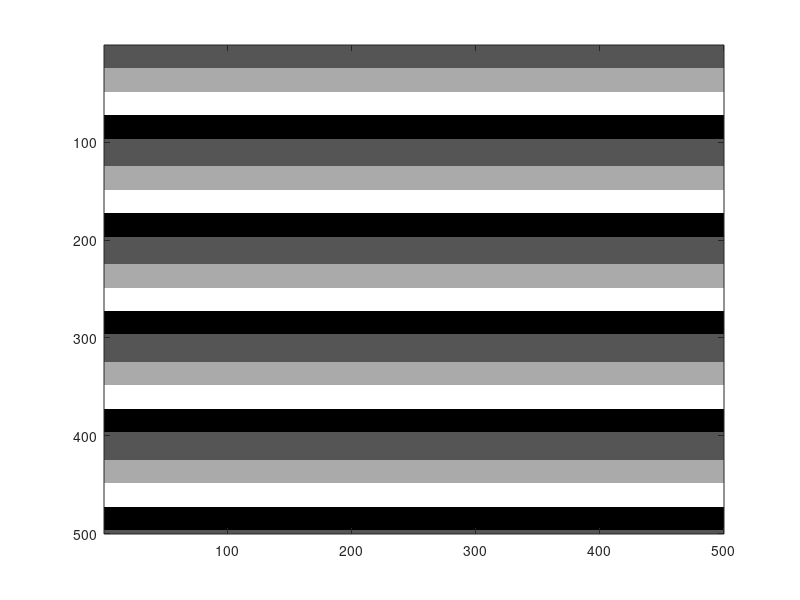
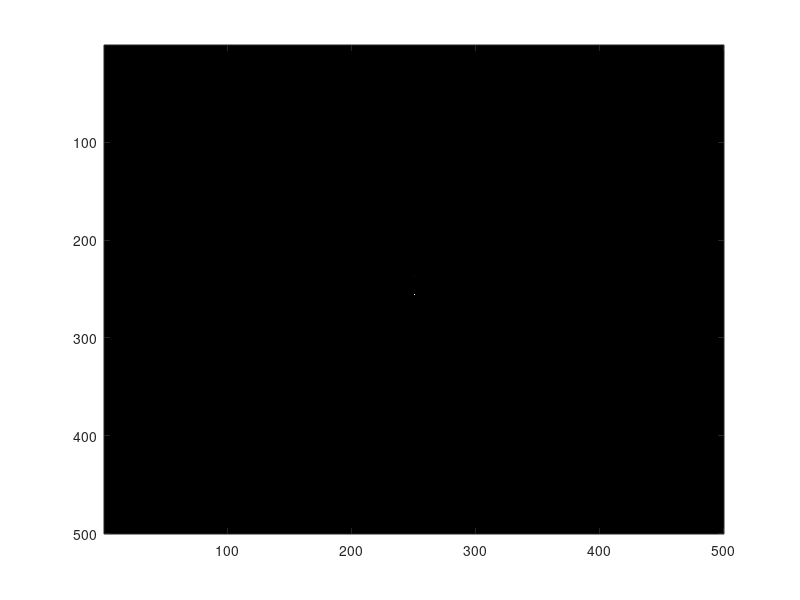

These figures' MATLAB source, in order:
%% 4-level 1D grating
clear  %Clear all memory

% Defining grating parameters
N=500; % Matrix size
P=100; % Grating period 
A1=ones(P,N); % Size of fundamental building block of grating
g=4; % Number of phase levels
delphase= 2*pi/g;  %Phase step size

% Constructing one n-level section of the phase grating
sub =round(P/g)-1; 
for count = 1:g;
     A1((count -1)*sub+1:count*sub,:)=exp(1i*(count-1)*delphase);
end

%Constructing the full grating
A2=repmat(A1,N/P,1); 

%Observation of the diffraction pattern
E=fftshift(fft2(A2)); %fftshift to re-order the terms to the natural order
IN=(abs(E)/(N*N)).*(abs(E)/(N*N)); %Normalize the intensity values
figure(1)
colormap(gray); 
imagesc(angle(A2))          
figure(2)
colormap(gray);
imagesc(IN);
